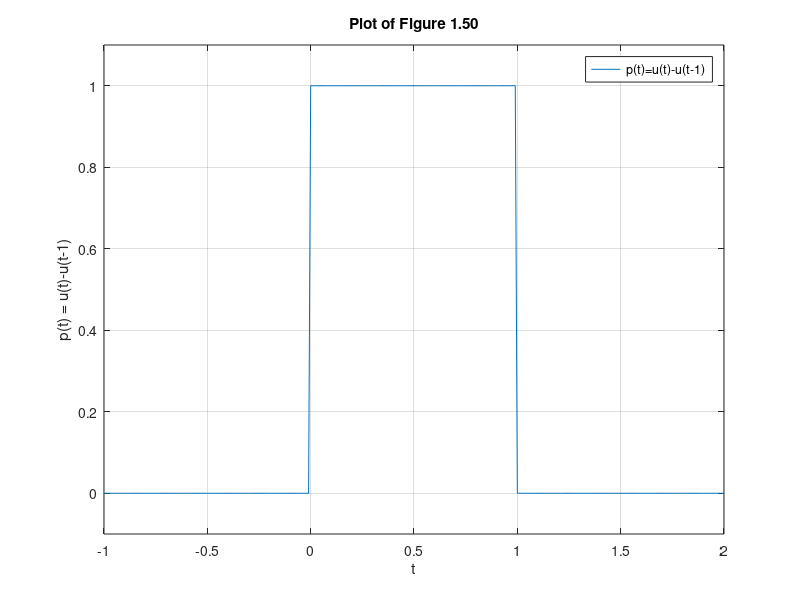

MATLAB code for this plot:
% Ivan Wang 501086429

% Problem B.1

p = @(t) 1.0.*((t>=0)&(t<1));
t = (-1:0.01:2); 

plot(t,p(t)); % Plot of p(t) = u(t)-u(t-1)

xlabel('t'); 
ylabel('p(t) = u(t)-u(t-1)');
axis([-1 2 -.1 1.1]);
grid;
legend('p(t)=u(t)-u(t-1)');
title("Plot of Figure 1.50");
